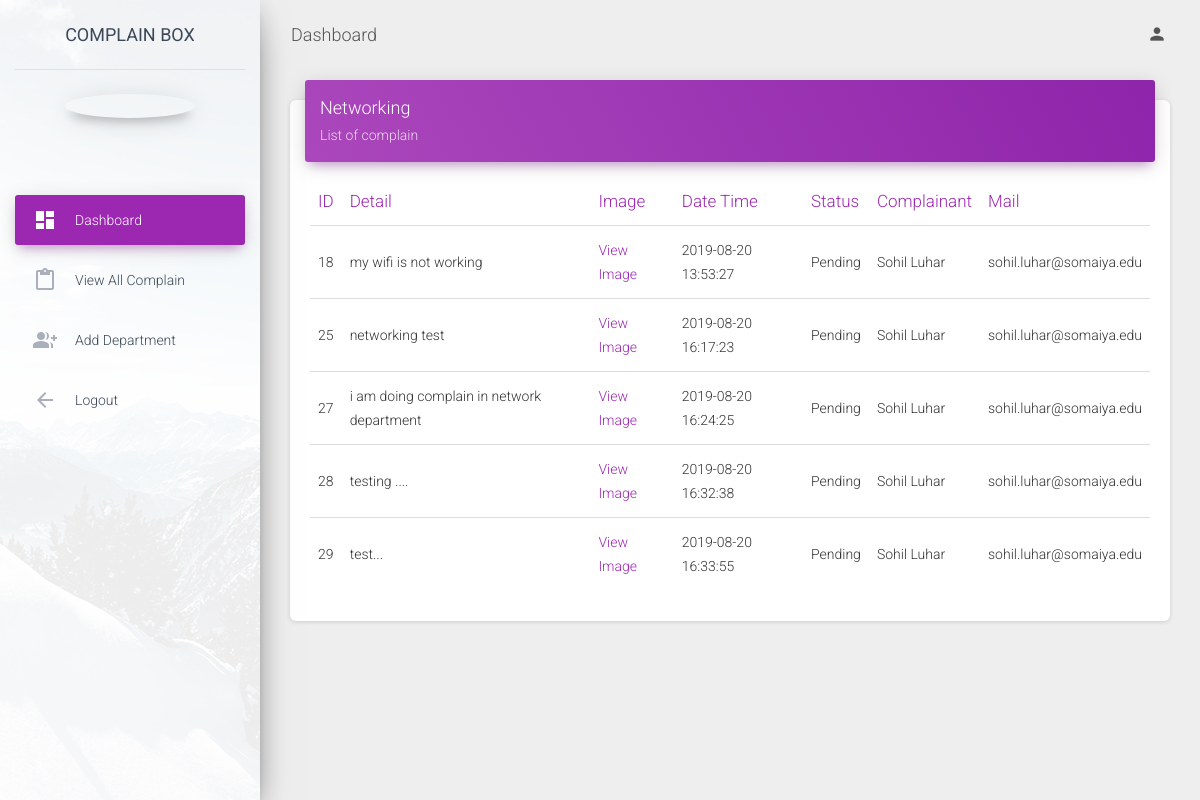
The page /deptcomplain.php?department=Networking on the database as committed earlier.
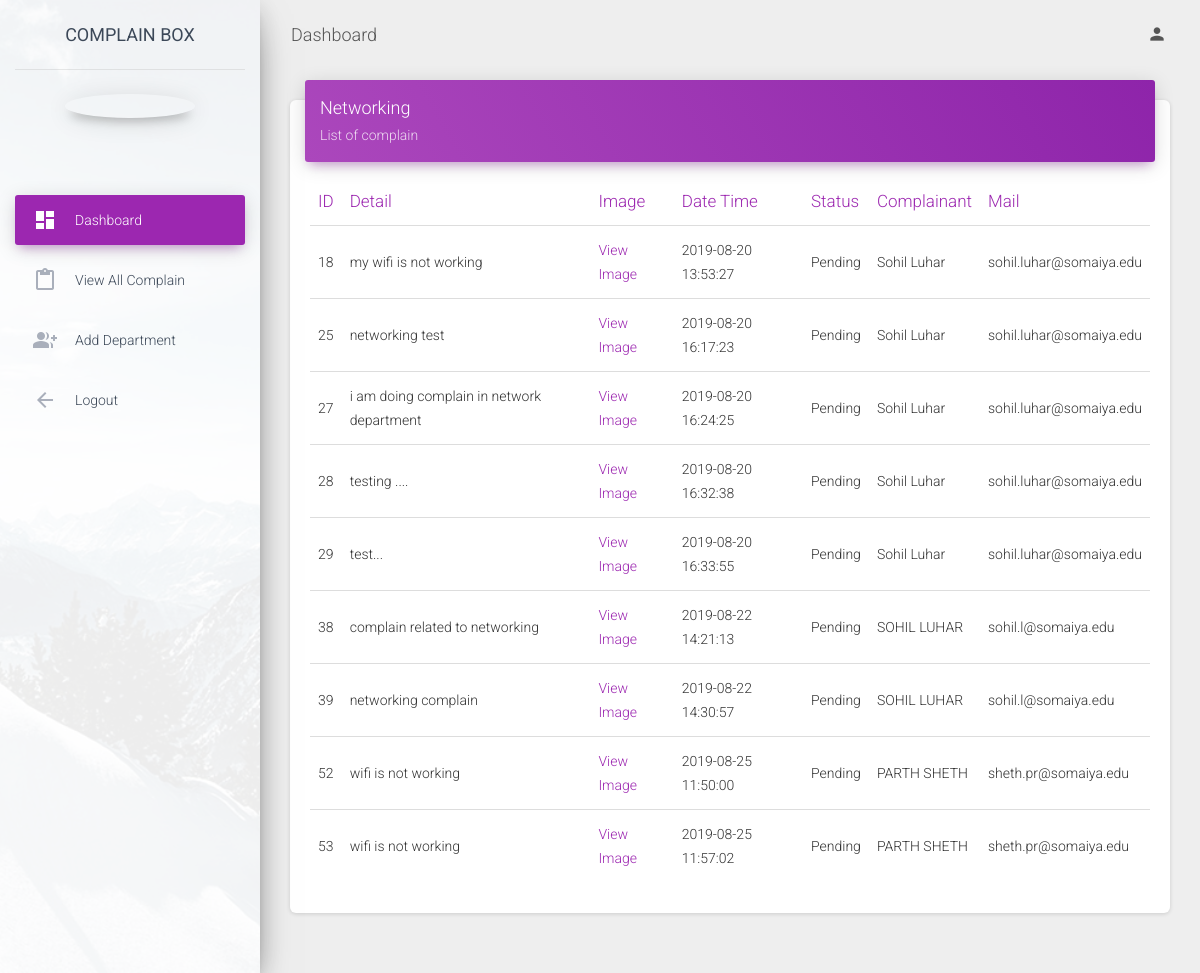
The same page on the database as committed later.
### tables this page shows
CREATE TABLE `complain` (
  `id` int(11) NOT NULL,
  `description` varchar(10000) DEFAULT NULL,
  `complainimg` varchar(100) NOT NULL,
  `Departmentname` varchar(50) DEFAULT NULL,
  `complaindate` timestamp NULL DEFAULT CURRENT_TIMESTAMP,
  `status` varchar(30) DEFAULT NULL,
  `complainant` varchar(50) NOT NULL,
  `complainantmail` varchar(50) NOT NULL,
  `building` varchar(500) NOT NULL,
  `location` varchar(500) NOT NULL,
  `time_constraint` int(11) NOT NULL
);

### deptcomplain.php (the view, shortened to what this page needs)
<!DOCTYPE html>
<html lang="en">
<head>
  <link rel="stylesheet" href="https://maxcdn.bootstrapcdn.com/font-awesome/latest/css/font-awesome.min.css">
  <link href="assets/css/material-dashboard.css?v=2.1.1" rel="stylesheet" />
  <link href="assets/demo/demo.css" rel="stylesheet" />
</head>
<body class="">
  <div class="wrapper ">
    <div class="sidebar" data-color="purple" data-background-color="white" data-image="assets/img/sidebar-1.jpg">
      <div class="logo">
        <a href="#" class="simple-text logo-normal">
          Complain Box
        </a>
      </div>
      <div class="sidebar-wrapper">
        <ul class="nav">
		<li class="nav-item">
			<br/>
			<div class="card-profile">
                <div class="card-avatar">
                </div>
	<div class="card-body">
                </div>
		</li>
         <li class="nav-item active ">
            <a class="nav-link" href="./admindashboard.php">
              <i class="material-icons">dashboard</i>
              <p>Dashboard</p>
            </a>
          </li>
          <li class="nav-item ">
            <a class="nav-link" href="./allcomplain.php">
              <i class="material-icons">content_paste</i>
              <p>View All Complain</p>
            </a>
          </li>
		    <li class="nav-item ">
            <a class="nav-link" href="./adddepartment.php">
              <i class="material-icons">group_add</i>
              <p>Add department</p>
            </a>
          </li>
          <li class="nav-item ">
            <a class="nav-link" href="./logout.php">
              <i class="material-icons">arrow_back</i>
              <p>Logout</p>
            </a>
          </li>
        </ul>
      </div>
    </div>
    <div class="main-panel">
      <nav class="navbar navbar-expand-lg navbar-transparent navbar-absolute fixed-top ">
        <div class="container-fluid">
          <div class="navbar-wrapper">
            <a class="navbar-brand" href="#pablo">Dashboard</a>
          </div>
          <div class="collapse navbar-collapse justify-content-end">
            <ul class="navbar-nav">
              <li class="nav-item dropdown">
                <a class="nav-link" href="#pablo" id="navbarDropdownProfile" data-toggle="dropdown" aria-haspopup="true" aria-expanded="false">
                  <i class="material-icons">person</i>
                </a>
              </li>
            </ul>
          </div>
        </div>
      </nav>
      <div class="content">
        <div class="container-fluid">
          <div class="row">
				<div class="col-md-12">
              <div class="card">
                <div class="card-header card-header-primary">
                  <h4 class="card-title "><?php echo $_GET['department'];  ?></h4>
                  <p class="card-category"> List of complain </p>
                </div>
                <div class="card-body">
                  <div class="table-responsive">
                    <table class="table">
                      <thead class=" text-primary">
                        <th>
                          ID
                        </th>
                        <th>
                          Detail
                        </th>
                        <th>
                          Image
                        </th>
                        <th>
                          Date Time
                        </th>
                        <th>
                          Status
                        </th>
						<th>
                          Complainant
                        </th>
						<th>
                          Mail
                        </th>
                      </thead>
                      <tbody>
					  <?php
						$mysqli = new mysqli("localhost", "root", "", "complainbox");
if(isset($_GET['department'])){
      $dname=$_GET['department'];
}
						$sql = "SELECT * FROM complain WHERE Departmentname='".$dname."'";
						$result=mysqli_query($mysqli,$sql);
                        	while($row = mysqli_fetch_array($result)){
		echo "<tr><td>".$row['id']."</td>";
		echo "<td>". $row['description']."</td>";
		echo "<td><a target='_blank' href='" . $row['complainimg']."'>View Image</a></td>";
		echo "<td>".$row['complaindate']."</td>";
		echo "<td>".$row['status']."</td>";
		echo "<td>".$row['complainant']."</td>";
		echo "<td>".$row['complainantmail']."</td>";
			}
						?>
                      </tbody>
                    </table>
                  </div>
                </div>
              </div>
            </div>
     </div>
      </div>
    </div>
  </div>
</body>
</html>

Rows that differ between the two databases and show on the page:
added complain: id "38", description "complain related to networking", complaindate "2019-08-22 14:21:13", status "Pending", complainant "SOHIL LUHAR", complainantmail "sohil.l@somaiya.edu"
added complain: id "39", description "networking complain", complaindate "2019-08-22 14:30:57", status "Pending", complainant "SOHIL LUHAR", complainantmail "sohil.l@somaiya.edu"
added complain: id "52", description "wifi is not working", complaindate "2019-08-25 11:50:00", status "Pending", complainant "PARTH SHETH", complainantmail "sheth.pr@somaiya.edu"
added complain: id "53", description "wifi is not working", complaindate "2019-08-25 11:57:02", status "Pending", complainant "PARTH SHETH", complainantmail "sheth.pr@somaiya.edu"
